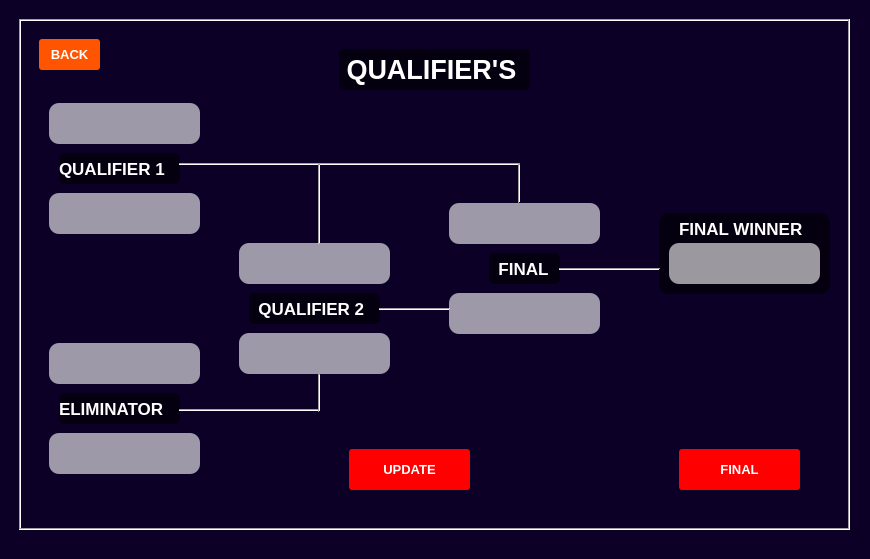
<?xml version="1.0" encoding="UTF-8"?>
<ui version="4.0">
 <class>MainWindow_qualifierA</class>
 <widget class="QMainWindow" name="MainWindow_qualifierA">
  <property name="geometry">
   <rect>
    <x>0</x>
    <y>0</y>
    <width>870</width>
    <height>559</height>
   </rect>
  </property>
  <property name="palette">
   <palette>
    <active>
     <colorrole role="Base">
      <brush brushstyle="SolidPattern">
       <color alpha="255">
        <red>255</red>
        <green>255</green>
        <blue>255</blue>
       </color>
      </brush>
     </colorrole>
     <colorrole role="Window">
      <brush brushstyle="SolidPattern">
       <color alpha="255">
        <red>12</red>
        <green>0</green>
        <blue>38</blue>
       </color>
      </brush>
     </colorrole>
    </active>
    <inactive>
     <colorrole role="Base">
      <brush brushstyle="SolidPattern">
       <color alpha="255">
        <red>255</red>
        <green>255</green>
        <blue>255</blue>
       </color>
      </brush>
     </colorrole>
     <colorrole role="Window">
      <brush brushstyle="SolidPattern">
       <color alpha="255">
        <red>12</red>
        <green>0</green>
        <blue>38</blue>
       </color>
      </brush>
     </colorrole>
    </inactive>
    <disabled>
     <colorrole role="Base">
      <brush brushstyle="SolidPattern">
       <color alpha="255">
        <red>12</red>
        <green>0</green>
        <blue>38</blue>
       </color>
      </brush>
     </colorrole>
     <colorrole role="Window">
      <brush brushstyle="SolidPattern">
       <color alpha="255">
        <red>12</red>
        <green>0</green>
        <blue>38</blue>
       </color>
      </brush>
     </colorrole>
    </disabled>
   </palette>
  </property>
  <property name="windowTitle">
   <string>MainWindow</string>
  </property>
  <widget class="QWidget" name="centralwidget">
   <widget class="QFrame" name="frame">
    <property name="geometry">
     <rect>
      <x>19</x>
      <y>19</y>
      <width>831</width>
      <height>511</height>
     </rect>
    </property>
    <property name="styleSheet">
     <string notr="true"/>
    </property>
    <property name="frameShape">
     <enum>QFrame::Box</enum>
    </property>
    <property name="frameShadow">
     <enum>QFrame::Sunken</enum>
    </property>
    <widget class="QLabel" name="label">
     <property name="geometry">
      <rect>
       <x>10</x>
       <y>10</y>
       <width>811</width>
       <height>489</height>
      </rect>
     </property>
     <property name="text">
      <string/>
     </property>
     <property name="pixmap">
      <pixmap>images/ux-design-studio-by-thence-designing-for-outcomes-not-outputs-3943.jpg</pixmap>
     </property>
     <property name="scaledContents">
      <bool>true</bool>
     </property>
     <property name="wordWrap">
      <bool>true</bool>
     </property>
    </widget>
    <widget class="QPushButton" name="pushButton_back">
     <property name="geometry">
      <rect>
       <x>20</x>
       <y>20</y>
       <width>61</width>
       <height>31</height>
      </rect>
     </property>
     <property name="palette">
      <palette>
       <active>
        <colorrole role="WindowText">
         <brush brushstyle="SolidPattern">
          <color alpha="255">
           <red>255</red>
           <green>255</green>
           <blue>255</blue>
          </color>
         </brush>
        </colorrole>
        <colorrole role="Button">
         <brush brushstyle="SolidPattern">
          <color alpha="255">
           <red>255</red>
           <green>85</green>
           <blue>0</blue>
          </color>
         </brush>
        </colorrole>
        <colorrole role="Text">
         <brush brushstyle="SolidPattern">
          <color alpha="255">
           <red>255</red>
           <green>255</green>
           <blue>255</blue>
          </color>
         </brush>
        </colorrole>
        <colorrole role="ButtonText">
         <brush brushstyle="SolidPattern">
          <color alpha="255">
           <red>255</red>
           <green>255</green>
           <blue>255</blue>
          </color>
         </brush>
        </colorrole>
        <colorrole role="Base">
         <brush brushstyle="SolidPattern">
          <color alpha="255">
           <red>255</red>
           <green>85</green>
           <blue>0</blue>
          </color>
         </brush>
        </colorrole>
        <colorrole role="Window">
         <brush brushstyle="SolidPattern">
          <color alpha="255">
           <red>255</red>
           <green>85</green>
           <blue>0</blue>
          </color>
         </brush>
        </colorrole>
       </active>
       <inactive>
        <colorrole role="WindowText">
         <brush brushstyle="SolidPattern">
          <color alpha="255">
           <red>255</red>
           <green>255</green>
           <blue>255</blue>
          </color>
         </brush>
        </colorrole>
        <colorrole role="Button">
         <brush brushstyle="SolidPattern">
          <color alpha="255">
           <red>255</red>
           <green>85</green>
           <blue>0</blue>
          </color>
         </brush>
        </colorrole>
        <colorrole role="Text">
         <brush brushstyle="SolidPattern">
          <color alpha="255">
           <red>255</red>
           <green>255</green>
           <blue>255</blue>
          </color>
         </brush>
        </colorrole>
        <colorrole role="ButtonText">
         <brush brushstyle="SolidPattern">
          <color alpha="255">
           <red>255</red>
           <green>255</green>
           <blue>255</blue>
          </color>
         </brush>
        </colorrole>
        <colorrole role="Base">
         <brush brushstyle="SolidPattern">
          <color alpha="255">
           <red>255</red>
           <green>85</green>
           <blue>0</blue>
          </color>
         </brush>
        </colorrole>
        <colorrole role="Window">
         <brush brushstyle="SolidPattern">
          <color alpha="255">
           <red>255</red>
           <green>85</green>
           <blue>0</blue>
          </color>
         </brush>
        </colorrole>
       </inactive>
       <disabled>
        <colorrole role="WindowText">
         <brush brushstyle="SolidPattern">
          <color alpha="255">
           <red>255</red>
           <green>255</green>
           <blue>255</blue>
          </color>
         </brush>
        </colorrole>
        <colorrole role="Button">
         <brush brushstyle="SolidPattern">
          <color alpha="255">
           <red>255</red>
           <green>85</green>
           <blue>0</blue>
          </color>
         </brush>
        </colorrole>
        <colorrole role="Text">
         <brush brushstyle="SolidPattern">
          <color alpha="255">
           <red>255</red>
           <green>255</green>
           <blue>255</blue>
          </color>
         </brush>
        </colorrole>
        <colorrole role="ButtonText">
         <brush brushstyle="SolidPattern">
          <color alpha="255">
           <red>255</red>
           <green>255</green>
           <blue>255</blue>
          </color>
         </brush>
        </colorrole>
        <colorrole role="Base">
         <brush brushstyle="SolidPattern">
          <color alpha="255">
           <red>255</red>
           <green>85</green>
           <blue>0</blue>
          </color>
         </brush>
        </colorrole>
        <colorrole role="Window">
         <brush brushstyle="SolidPattern">
          <color alpha="255">
           <red>255</red>
           <green>85</green>
           <blue>0</blue>
          </color>
         </brush>
        </colorrole>
       </disabled>
      </palette>
     </property>
     <property name="font">
      <font>
       <pointsize>10</pointsize>
       <weight>75</weight>
       <bold>true</bold>
      </font>
     </property>
     <property name="autoFillBackground">
      <bool>false</bool>
     </property>
     <property name="styleSheet">
      <string notr="true">QPushButton{
  border-style: outset;	
  color: rgb(255, 255, 255);
  text-shadow: 2px 2px 2px red;
  background-color: rgb(255, 85, 0);
  border-radius: 3px;
}</string>
     </property>
     <property name="text">
      <string>BACK</string>
     </property>
    </widget>
    <widget class="QLabel" name="label_16">
     <property name="geometry">
      <rect>
       <x>320</x>
       <y>30</y>
       <width>191</width>
       <height>41</height>
      </rect>
     </property>
     <property name="palette">
      <palette>
       <active>
        <colorrole role="WindowText">
         <brush brushstyle="SolidPattern">
          <color alpha="255">
           <red>255</red>
           <green>255</green>
           <blue>255</blue>
          </color>
         </brush>
        </colorrole>
        <colorrole role="Button">
         <brush brushstyle="SolidPattern">
          <color alpha="153">
           <red>0</red>
           <green>0</green>
           <blue>0</blue>
          </color>
         </brush>
        </colorrole>
        <colorrole role="Base">
         <brush brushstyle="SolidPattern">
          <color alpha="153">
           <red>0</red>
           <green>0</green>
           <blue>0</blue>
          </color>
         </brush>
        </colorrole>
        <colorrole role="Window">
         <brush brushstyle="SolidPattern">
          <color alpha="153">
           <red>0</red>
           <green>0</green>
           <blue>0</blue>
          </color>
         </brush>
        </colorrole>
       </active>
       <inactive>
        <colorrole role="WindowText">
         <brush brushstyle="SolidPattern">
          <color alpha="255">
           <red>255</red>
           <green>255</green>
           <blue>255</blue>
          </color>
         </brush>
        </colorrole>
        <colorrole role="Button">
         <brush brushstyle="SolidPattern">
          <color alpha="153">
           <red>0</red>
           <green>0</green>
           <blue>0</blue>
          </color>
         </brush>
        </colorrole>
        <colorrole role="Base">
         <brush brushstyle="SolidPattern">
          <color alpha="153">
           <red>0</red>
           <green>0</green>
           <blue>0</blue>
          </color>
         </brush>
        </colorrole>
        <colorrole role="Window">
         <brush brushstyle="SolidPattern">
          <color alpha="153">
           <red>0</red>
           <green>0</green>
           <blue>0</blue>
          </color>
         </brush>
        </colorrole>
       </inactive>
       <disabled>
        <colorrole role="WindowText">
         <brush brushstyle="SolidPattern">
          <color alpha="255">
           <red>120</red>
           <green>120</green>
           <blue>120</blue>
          </color>
         </brush>
        </colorrole>
        <colorrole role="Button">
         <brush brushstyle="SolidPattern">
          <color alpha="153">
           <red>0</red>
           <green>0</green>
           <blue>0</blue>
          </color>
         </brush>
        </colorrole>
        <colorrole role="Base">
         <brush brushstyle="SolidPattern">
          <color alpha="153">
           <red>0</red>
           <green>0</green>
           <blue>0</blue>
          </color>
         </brush>
        </colorrole>
        <colorrole role="Window">
         <brush brushstyle="SolidPattern">
          <color alpha="153">
           <red>0</red>
           <green>0</green>
           <blue>0</blue>
          </color>
         </brush>
        </colorrole>
       </disabled>
      </palette>
     </property>
     <property name="font">
      <font>
       <pointsize>20</pointsize>
       <weight>75</weight>
       <bold>true</bold>
       <underline>false</underline>
       <strikeout>false</strikeout>
       <kerning>true</kerning>
      </font>
     </property>
     <property name="styleSheet">
      <string notr="true">background-color: rgba(0, 0, 0, 0.6);
border-radius:5px;</string>
     </property>
     <property name="text">
      <string> QUALIFIER'S </string>
     </property>
    </widget>
    <widget class="QPushButton" name="pushButton_update">
     <property name="geometry">
      <rect>
       <x>330</x>
       <y>430</y>
       <width>121</width>
       <height>41</height>
      </rect>
     </property>
     <property name="palette">
      <palette>
       <active>
        <colorrole role="WindowText">
         <brush brushstyle="SolidPattern">
          <color alpha="255">
           <red>255</red>
           <green>255</green>
           <blue>255</blue>
          </color>
         </brush>
        </colorrole>
        <colorrole role="Button">
         <brush brushstyle="SolidPattern">
          <color alpha="255">
           <red>255</red>
           <green>0</green>
           <blue>0</blue>
          </color>
         </brush>
        </colorrole>
        <colorrole role="Text">
         <brush brushstyle="SolidPattern">
          <color alpha="255">
           <red>255</red>
           <green>255</green>
           <blue>255</blue>
          </color>
         </brush>
        </colorrole>
        <colorrole role="ButtonText">
         <brush brushstyle="SolidPattern">
          <color alpha="255">
           <red>255</red>
           <green>255</green>
           <blue>255</blue>
          </color>
         </brush>
        </colorrole>
        <colorrole role="Base">
         <brush brushstyle="SolidPattern">
          <color alpha="255">
           <red>255</red>
           <green>0</green>
           <blue>0</blue>
          </color>
         </brush>
        </colorrole>
        <colorrole role="Window">
         <brush brushstyle="SolidPattern">
          <color alpha="255">
           <red>255</red>
           <green>0</green>
           <blue>0</blue>
          </color>
         </brush>
        </colorrole>
       </active>
       <inactive>
        <colorrole role="WindowText">
         <brush brushstyle="SolidPattern">
          <color alpha="255">
           <red>255</red>
           <green>255</green>
           <blue>255</blue>
          </color>
         </brush>
        </colorrole>
        <colorrole role="Button">
         <brush brushstyle="SolidPattern">
          <color alpha="255">
           <red>255</red>
           <green>0</green>
           <blue>0</blue>
          </color>
         </brush>
        </colorrole>
        <colorrole role="Text">
         <brush brushstyle="SolidPattern">
          <color alpha="255">
           <red>255</red>
           <green>255</green>
           <blue>255</blue>
          </color>
         </brush>
        </colorrole>
        <colorrole role="ButtonText">
         <brush brushstyle="SolidPattern">
          <color alpha="255">
           <red>255</red>
           <green>255</green>
           <blue>255</blue>
          </color>
         </brush>
        </colorrole>
        <colorrole role="Base">
         <brush brushstyle="SolidPattern">
          <color alpha="255">
           <red>255</red>
           <green>0</green>
           <blue>0</blue>
          </color>
         </brush>
        </colorrole>
        <colorrole role="Window">
         <brush brushstyle="SolidPattern">
          <color alpha="255">
           <red>255</red>
           <green>0</green>
           <blue>0</blue>
          </color>
         </brush>
        </colorrole>
       </inactive>
       <disabled>
        <colorrole role="WindowText">
         <brush brushstyle="SolidPattern">
          <color alpha="255">
           <red>255</red>
           <green>255</green>
           <blue>255</blue>
          </color>
         </brush>
        </colorrole>
        <colorrole role="Button">
         <brush brushstyle="SolidPattern">
          <color alpha="255">
           <red>255</red>
           <green>0</green>
           <blue>0</blue>
          </color>
         </brush>
        </colorrole>
        <colorrole role="Text">
         <brush brushstyle="SolidPattern">
          <color alpha="255">
           <red>255</red>
           <green>255</green>
           <blue>255</blue>
          </color>
         </brush>
        </colorrole>
        <colorrole role="ButtonText">
         <brush brushstyle="SolidPattern">
          <color alpha="255">
           <red>255</red>
           <green>255</green>
           <blue>255</blue>
          </color>
         </brush>
        </colorrole>
        <colorrole role="Base">
         <brush brushstyle="SolidPattern">
          <color alpha="255">
           <red>255</red>
           <green>0</green>
           <blue>0</blue>
          </color>
         </brush>
        </colorrole>
        <colorrole role="Window">
         <brush brushstyle="SolidPattern">
          <color alpha="255">
           <red>255</red>
           <green>0</green>
           <blue>0</blue>
          </color>
         </brush>
        </colorrole>
       </disabled>
      </palette>
     </property>
     <property name="font">
      <font>
       <pointsize>10</pointsize>
       <weight>75</weight>
       <bold>true</bold>
      </font>
     </property>
     <property name="autoFillBackground">
      <bool>false</bool>
     </property>
     <property name="styleSheet">
      <string notr="true">QPushButton{
  border-style: outset;	
  color: rgb(255, 255, 255);
  text-shadow: 2px 2px 2px red;
  background-color: rgb(255, 0, 0);
  border-radius: 3px;
}</string>
     </property>
     <property name="text">
      <string>UPDATE</string>
     </property>
    </widget>
    <widget class="QPushButton" name="pushButton_final">
     <property name="geometry">
      <rect>
       <x>660</x>
       <y>430</y>
       <width>121</width>
       <height>41</height>
      </rect>
     </property>
     <property name="palette">
      <palette>
       <active>
        <colorrole role="WindowText">
         <brush brushstyle="SolidPattern">
          <color alpha="255">
           <red>255</red>
           <green>255</green>
           <blue>255</blue>
          </color>
         </brush>
        </colorrole>
        <colorrole role="Button">
         <brush brushstyle="SolidPattern">
          <color alpha="255">
           <red>255</red>
           <green>0</green>
           <blue>0</blue>
          </color>
         </brush>
        </colorrole>
        <colorrole role="Text">
         <brush brushstyle="SolidPattern">
          <color alpha="255">
           <red>255</red>
           <green>255</green>
           <blue>255</blue>
          </color>
         </brush>
        </colorrole>
        <colorrole role="ButtonText">
         <brush brushstyle="SolidPattern">
          <color alpha="255">
           <red>255</red>
           <green>255</green>
           <blue>255</blue>
          </color>
         </brush>
        </colorrole>
        <colorrole role="Base">
         <brush brushstyle="SolidPattern">
          <color alpha="255">
           <red>255</red>
           <green>0</green>
           <blue>0</blue>
          </color>
         </brush>
        </colorrole>
        <colorrole role="Window">
         <brush brushstyle="SolidPattern">
          <color alpha="255">
           <red>255</red>
           <green>0</green>
           <blue>0</blue>
          </color>
         </brush>
        </colorrole>
       </active>
       <inactive>
        <colorrole role="WindowText">
         <brush brushstyle="SolidPattern">
          <color alpha="255">
           <red>255</red>
           <green>255</green>
           <blue>255</blue>
          </color>
         </brush>
        </colorrole>
        <colorrole role="Button">
         <brush brushstyle="SolidPattern">
          <color alpha="255">
           <red>255</red>
           <green>0</green>
           <blue>0</blue>
          </color>
         </brush>
        </colorrole>
        <colorrole role="Text">
         <brush brushstyle="SolidPattern">
          <color alpha="255">
           <red>255</red>
           <green>255</green>
           <blue>255</blue>
          </color>
         </brush>
        </colorrole>
        <colorrole role="ButtonText">
         <brush brushstyle="SolidPattern">
          <color alpha="255">
           <red>255</red>
           <green>255</green>
           <blue>255</blue>
          </color>
         </brush>
        </colorrole>
        <colorrole role="Base">
         <brush brushstyle="SolidPattern">
          <color alpha="255">
           <red>255</red>
           <green>0</green>
           <blue>0</blue>
          </color>
         </brush>
        </colorrole>
        <colorrole role="Window">
         <brush brushstyle="SolidPattern">
          <color alpha="255">
           <red>255</red>
           <green>0</green>
           <blue>0</blue>
          </color>
         </brush>
        </colorrole>
       </inactive>
       <disabled>
        <colorrole role="WindowText">
         <brush brushstyle="SolidPattern">
          <color alpha="255">
           <red>255</red>
           <green>255</green>
           <blue>255</blue>
          </color>
         </brush>
        </colorrole>
        <colorrole role="Button">
         <brush brushstyle="SolidPattern">
          <color alpha="255">
           <red>255</red>
           <green>0</green>
           <blue>0</blue>
          </color>
         </brush>
        </colorrole>
        <colorrole role="Text">
         <brush brushstyle="SolidPattern">
          <color alpha="255">
           <red>255</red>
           <green>255</green>
           <blue>255</blue>
          </color>
         </brush>
        </colorrole>
        <colorrole role="ButtonText">
         <brush brushstyle="SolidPattern">
          <color alpha="255">
           <red>255</red>
           <green>255</green>
           <blue>255</blue>
          </color>
         </brush>
        </colorrole>
        <colorrole role="Base">
         <brush brushstyle="SolidPattern">
          <color alpha="255">
           <red>255</red>
           <green>0</green>
           <blue>0</blue>
          </color>
         </brush>
        </colorrole>
        <colorrole role="Window">
         <brush brushstyle="SolidPattern">
          <color alpha="255">
           <red>255</red>
           <green>0</green>
           <blue>0</blue>
          </color>
         </brush>
        </colorrole>
       </disabled>
      </palette>
     </property>
     <property name="font">
      <font>
       <pointsize>10</pointsize>
       <weight>75</weight>
       <bold>true</bold>
      </font>
     </property>
     <property name="autoFillBackground">
      <bool>false</bool>
     </property>
     <property name="styleSheet">
      <string notr="true">QPushButton{
  border-style: outset;	
  color: rgb(255, 255, 255);
  text-shadow: 2px 2px 2px red;
  background-color: rgb(255, 0, 0);
  border-radius: 3px;
}</string>
     </property>
     <property name="text">
      <string>FINAL</string>
     </property>
    </widget>
    <widget class="QLabel" name="label_2">
     <property name="geometry">
      <rect>
       <x>40</x>
       <y>134</y>
       <width>121</width>
       <height>31</height>
      </rect>
     </property>
     <property name="font">
      <font>
       <pointsize>13</pointsize>
       <weight>75</weight>
       <bold>true</bold>
      </font>
     </property>
     <property name="styleSheet">
      <string notr="true">color: rgb(255, 255, 255);
background-color: rgba(0, 0, 0, 0.6);
border-radius: 5px;</string>
     </property>
     <property name="text">
      <string>QUALIFIER 1</string>
     </property>
    </widget>
    <widget class="QLabel" name="label_4">
     <property name="geometry">
      <rect>
       <x>40</x>
       <y>374</y>
       <width>121</width>
       <height>31</height>
      </rect>
     </property>
     <property name="font">
      <font>
       <pointsize>13</pointsize>
       <weight>75</weight>
       <bold>true</bold>
      </font>
     </property>
     <property name="styleSheet">
      <string notr="true">color: rgb(255, 255, 255);
background-color: rgba(0, 0, 0, 0.6);
border-radius: 5px;</string>
     </property>
     <property name="text">
      <string>ELIMINATOR</string>
     </property>
    </widget>
    <widget class="QLabel" name="label_5">
     <property name="geometry">
      <rect>
       <x>230</x>
       <y>274</y>
       <width>131</width>
       <height>31</height>
      </rect>
     </property>
     <property name="font">
      <font>
       <pointsize>13</pointsize>
       <weight>75</weight>
       <bold>true</bold>
      </font>
     </property>
     <property name="styleSheet">
      <string notr="true">color: rgb(255, 255, 255);
background-color: rgba(0, 0, 0, 0.6);
border-radius: 5px;</string>
     </property>
     <property name="text">
      <string>  QUALIFIER 2</string>
     </property>
    </widget>
    <widget class="QLabel" name="label_6">
     <property name="geometry">
      <rect>
       <x>470</x>
       <y>234</y>
       <width>71</width>
       <height>31</height>
      </rect>
     </property>
     <property name="font">
      <font>
       <pointsize>13</pointsize>
       <weight>75</weight>
       <bold>true</bold>
      </font>
     </property>
     <property name="styleSheet">
      <string notr="true">color: rgb(255, 255, 255);
background-color: rgba(0, 0, 0, 0.6);
border-radius: 5px;</string>
     </property>
     <property name="text">
      <string>  FINAL</string>
     </property>
    </widget>
    <widget class="Line" name="line">
     <property name="geometry">
      <rect>
       <x>160</x>
       <y>130</y>
       <width>341</width>
       <height>31</height>
      </rect>
     </property>
     <property name="orientation">
      <enum>Qt::Horizontal</enum>
     </property>
    </widget>
    <widget class="Line" name="line_2">
     <property name="geometry">
      <rect>
       <x>290</x>
       <y>145</y>
       <width>20</width>
       <height>80</height>
      </rect>
     </property>
     <property name="orientation">
      <enum>Qt::Vertical</enum>
     </property>
    </widget>
    <widget class="Line" name="line_3">
     <property name="geometry">
      <rect>
       <x>490</x>
       <y>145</y>
       <width>20</width>
       <height>39</height>
      </rect>
     </property>
     <property name="orientation">
      <enum>Qt::Vertical</enum>
     </property>
    </widget>
    <widget class="Line" name="line_4">
     <property name="geometry">
      <rect>
       <x>160</x>
       <y>376</y>
       <width>140</width>
       <height>31</height>
      </rect>
     </property>
     <property name="orientation">
      <enum>Qt::Horizontal</enum>
     </property>
    </widget>
    <widget class="Line" name="line_5">
     <property name="geometry">
      <rect>
       <x>290</x>
       <y>355</y>
       <width>20</width>
       <height>38</height>
      </rect>
     </property>
     <property name="orientation">
      <enum>Qt::Vertical</enum>
     </property>
    </widget>
    <widget class="Line" name="line_6">
     <property name="geometry">
      <rect>
       <x>360</x>
       <y>280</y>
       <width>71</width>
       <height>20</height>
      </rect>
     </property>
     <property name="orientation">
      <enum>Qt::Horizontal</enum>
     </property>
    </widget>
    <widget class="QFrame" name="frame_2">
     <property name="geometry">
      <rect>
       <x>640</x>
       <y>194</y>
       <width>171</width>
       <height>81</height>
      </rect>
     </property>
     <property name="styleSheet">
      <string notr="true">.QFrame{
background-color: rgba(0, 0, 0,0.6);
border-radius: 10px;
}</string>
     </property>
     <property name="frameShape">
      <enum>QFrame::StyledPanel</enum>
     </property>
     <property name="frameShadow">
      <enum>QFrame::Raised</enum>
     </property>
     <widget class="QPushButton" name="pushButton_fw">
      <property name="geometry">
       <rect>
        <x>10</x>
        <y>30</y>
        <width>151</width>
        <height>41</height>
       </rect>
      </property>
      <property name="font">
       <font>
        <pointsize>12</pointsize>
        <weight>75</weight>
        <bold>true</bold>
       </font>
      </property>
      <property name="styleSheet">
       <string notr="true">background-color: rgba(255, 255, 255,0.6);
border-radius:10px;</string>
      </property>
      <property name="text">
       <string/>
      </property>
      <property name="checkable">
       <bool>true</bool>
      </property>
     </widget>
     <widget class="QLabel" name="label_7">
      <property name="geometry">
       <rect>
        <x>20</x>
        <y>0</y>
        <width>131</width>
        <height>31</height>
       </rect>
      </property>
      <property name="font">
       <font>
        <pointsize>13</pointsize>
        <weight>75</weight>
        <bold>true</bold>
       </font>
      </property>
      <property name="styleSheet">
       <string notr="true">color: rgb(255, 255, 255);
</string>
      </property>
      <property name="text">
       <string>FINAL WINNER</string>
      </property>
     </widget>
    </widget>
    <widget class="QPushButton" name="pushButton_p1">
     <property name="geometry">
      <rect>
       <x>30</x>
       <y>84</y>
       <width>151</width>
       <height>41</height>
      </rect>
     </property>
     <property name="font">
      <font>
       <pointsize>12</pointsize>
       <weight>75</weight>
       <bold>true</bold>
      </font>
     </property>
     <property name="styleSheet">
      <string notr="true">background-color: rgba(255, 255, 255,0.6);
border-radius:10px;</string>
     </property>
     <property name="text">
      <string/>
     </property>
     <property name="checkable">
      <bool>true</bool>
     </property>
    </widget>
    <widget class="QPushButton" name="pushButton_p2">
     <property name="geometry">
      <rect>
       <x>30</x>
       <y>174</y>
       <width>151</width>
       <height>41</height>
      </rect>
     </property>
     <property name="font">
      <font>
       <pointsize>12</pointsize>
       <weight>75</weight>
       <bold>true</bold>
      </font>
     </property>
     <property name="styleSheet">
      <string notr="true">background-color: rgba(255, 255, 255,0.6);
border-radius:10px;</string>
     </property>
     <property name="text">
      <string/>
     </property>
     <property name="checkable">
      <bool>true</bool>
     </property>
    </widget>
    <widget class="QPushButton" name="pushButton_p3">
     <property name="geometry">
      <rect>
       <x>30</x>
       <y>324</y>
       <width>151</width>
       <height>41</height>
      </rect>
     </property>
     <property name="font">
      <font>
       <pointsize>12</pointsize>
       <weight>75</weight>
       <bold>true</bold>
      </font>
     </property>
     <property name="styleSheet">
      <string notr="true">background-color: rgba(255, 255, 255,0.6);
border-radius:10px;</string>
     </property>
     <property name="text">
      <string/>
     </property>
     <property name="checkable">
      <bool>true</bool>
     </property>
    </widget>
    <widget class="QPushButton" name="pushButton_p4">
     <property name="geometry">
      <rect>
       <x>30</x>
       <y>414</y>
       <width>151</width>
       <height>41</height>
      </rect>
     </property>
     <property name="font">
      <font>
       <pointsize>12</pointsize>
       <weight>75</weight>
       <bold>true</bold>
      </font>
     </property>
     <property name="styleSheet">
      <string notr="true">background-color: rgba(255, 255, 255,0.6);
border-radius:10px;</string>
     </property>
     <property name="text">
      <string/>
     </property>
     <property name="checkable">
      <bool>true</bool>
     </property>
    </widget>
    <widget class="QPushButton" name="pushButton_lq1">
     <property name="geometry">
      <rect>
       <x>220</x>
       <y>224</y>
       <width>151</width>
       <height>41</height>
      </rect>
     </property>
     <property name="font">
      <font>
       <pointsize>12</pointsize>
       <weight>75</weight>
       <bold>true</bold>
      </font>
     </property>
     <property name="styleSheet">
      <string notr="true">background-color: rgba(255, 255, 255,0.6);
border-radius:10px;</string>
     </property>
     <property name="text">
      <string/>
     </property>
     <property name="checkable">
      <bool>true</bool>
     </property>
    </widget>
    <widget class="QPushButton" name="pushButton_we">
     <property name="geometry">
      <rect>
       <x>220</x>
       <y>314</y>
       <width>151</width>
       <height>41</height>
      </rect>
     </property>
     <property name="font">
      <font>
       <pointsize>12</pointsize>
       <weight>75</weight>
       <bold>true</bold>
      </font>
     </property>
     <property name="styleSheet">
      <string notr="true">background-color: rgba(255, 255, 255,0.6);
border-radius:10px;</string>
     </property>
     <property name="text">
      <string/>
     </property>
     <property name="checkable">
      <bool>true</bool>
     </property>
    </widget>
    <widget class="QPushButton" name="pushButton_wq1">
     <property name="geometry">
      <rect>
       <x>430</x>
       <y>184</y>
       <width>151</width>
       <height>41</height>
      </rect>
     </property>
     <property name="font">
      <font>
       <pointsize>12</pointsize>
       <weight>75</weight>
       <bold>true</bold>
      </font>
     </property>
     <property name="styleSheet">
      <string notr="true">background-color: rgba(255, 255, 255,0.6);
border-radius:10px;</string>
     </property>
     <property name="text">
      <string/>
     </property>
     <property name="checkable">
      <bool>true</bool>
     </property>
    </widget>
    <widget class="QPushButton" name="pushButton_wq2">
     <property name="geometry">
      <rect>
       <x>430</x>
       <y>274</y>
       <width>151</width>
       <height>41</height>
      </rect>
     </property>
     <property name="font">
      <font>
       <pointsize>12</pointsize>
       <weight>75</weight>
       <bold>true</bold>
      </font>
     </property>
     <property name="styleSheet">
      <string notr="true">background-color: rgba(255, 255, 255,0.6);
border-radius:10px;</string>
     </property>
     <property name="text">
      <string/>
     </property>
     <property name="checkable">
      <bool>true</bool>
     </property>
    </widget>
    <widget class="Line" name="line_7">
     <property name="geometry">
      <rect>
       <x>540</x>
       <y>230</y>
       <width>101</width>
       <height>41</height>
      </rect>
     </property>
     <property name="orientation">
      <enum>Qt::Horizontal</enum>
     </property>
    </widget>
   </widget>
   <widget class="QLabel" name="label_3">
    <property name="geometry">
     <rect>
      <x>-10</x>
      <y>-60</y>
      <width>881</width>
      <height>631</height>
     </rect>
    </property>
    <property name="text">
     <string/>
    </property>
    <property name="pixmap">
     <pixmap>images/0c0026.png</pixmap>
    </property>
    <property name="scaledContents">
     <bool>true</bool>
    </property>
   </widget>
   <zorder>label_3</zorder>
   <zorder>frame</zorder>
  </widget>
 </widget>
 <resources/>
 <connections/>
</ui>
